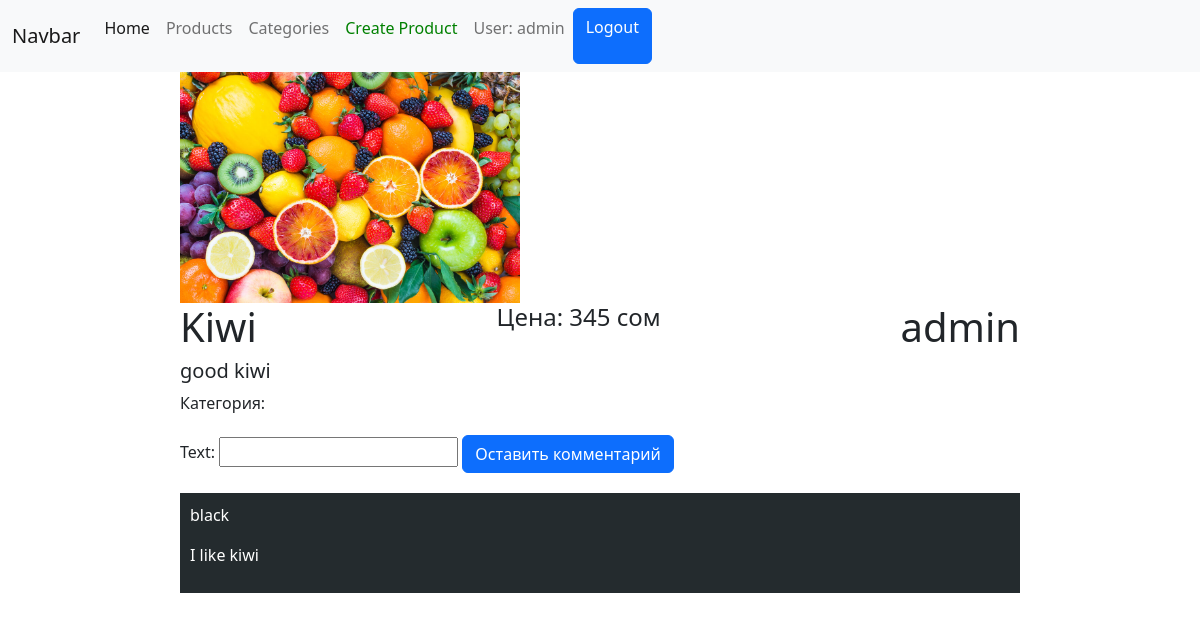
/products/11/ (signed in), run on the app's committed database.
### products/models.py (models this page shows, shortened)
class Product(models.Model):
    author = models.ForeignKey(User, on_delete=models.CASCADE, null=True)
    image = models.ImageField()
    title = models.CharField(max_length=255)
    description = models.TextField()
    category = models.ForeignKey(Category, on_delete=models.CASCADE, null=True)
    price = models.IntegerField(default=0)

class Review(models.Model):
    author = models.ForeignKey(User, on_delete=models.CASCADE)
    text = models.TextField()
    product = models.ForeignKey(Product, on_delete=models.CASCADE)

### products/views.py (the view, shortened to what this page needs)
# urls.py: path('products/<int:id>/', DetailProductView.as_view()),
class DetailProductView(CreateView, DetailView):
    template_name = 'products/detail.html'
    form_class = ReviewCreateForm
    model = Product
    pk_url_kwarg = 'id'
    def get_context_data(self, *, object_list=None, **kwargs):
        return {
            'user': get_user_from_request(self.request),
            'form': kwargs['form'] if kwargs.get('form') else self.form_class,
            'product':self.get_object(),
            'reviews': kwargs['reviews'],
            'categories': kwargs['categories']
        }
    def get(self, request, *args, **kwargs):
        product = self.model.objects.get(id=kwargs['id'])
        reviews = Review.objects.filter(product_id=kwargs['id'])
        categories = product.category
        return render(request, self.template_name, context=self.get_context_data(
            product=product,
            reviews=reviews,
            categories=categories
        ))

### users/utils.py (called while the page is built)
def get_user_from_request(request):
    return request.user if not request.user.is_anonymous else None

### templates/products/detail.html (shortened to what this page needs)
{% extends 'layouts/main.html' %}
{% block content %}
    <div class="product">
        <div class="img">
            <img src="/media/{{ product.image }}/" alt="" width="340px">
        </div>
        <div class="info">
            <div style="display: flex; justify-content: space-between">
                <h1>{{ product.title }}</h1>
                <h4>Цена: {{ product.price }} сом</h4>
                <h1>{{ product.author.username }}</h1>
             </div>
            <h5>{{ product.description }}</h5>
            <div class="category">
                <p>Категория: {{ category.title }}</p>
            </div>
        </div>
    </div>
    <div class="create_review">
        <form action="/products/{{ product.id }}/" method="post">
            {{ form }}
            <input type="submit" class="btn btn-primary" value="Оставить комментарий">
        </form>
    </div>
    <div class="reviews">
        {% for review in reviews %}
            <div class="review">
                <p class="author">{{ review.author.username }}</p>
                <p class="text">{{ review.text }}</p>
            </div>
        {% endfor %}
    </div>
{% endblock %}

### templates/layouts/main.html (shortened to what this page needs)
<!doctype html>
<html lang="en">
<head>
    <link rel="stylesheet" href="https://cdn.jsdelivr.net/npm/bootstrap@5.2.2/dist/css/bootstrap.min.css"
>
</head>
<body>
<div class="header">
    <nav class="navbar navbar-expand-lg navbar-light bg-light">
        <div class="container-fluid">
            <a class="navbar-brand" href="#">Navbar</a>
            <div class="collapse navbar-collapse" id="navbarNavAltMarkup">
                <div class="navbar-nav">
                    <a class="nav-link active" aria-current="page" href="/">Home</a>
                    <a class="nav-link" href="/products">Products</a>
                    <a class="nav-link" href="/category">Categories</a>
                    {% if user %}
                        <a href="/products/create" class="nav-link" style="color: green;">Create Product</a>
                        <p class="nav-link">User: {{ user.username }}</p>
                        <a href="/users/logout/" class="btn btn-primary">Logout</a>
                    {% else %}
                        <a href="/users/login/" class="nav-link">Login</a>
                        <a href="/users/register/" class="nav-link">Register</a>
                    {% endif %}
                </div>
            </div>
        </div>
    </nav>
</div>
{% block content %}
{% endblock %}
</body>
</html>

### templates/products/detail.html (style rules this page uses)
.product { width: 70%; margin-left: 15%; }
.reviews { width: 70%; margin-left: 15%; }
.review { background: #242b2e; color: #fff; margin-bottom: 20px; padding: 10px; }
.create_review { width: 70%; margin-left: 15%; margin-top: 20px; margin-bottom: 20px; }

### data on the page
Product: image (picture), title "Kiwi", price "345", author.username "admin", description "good kiwi"
Review: author.username "black", text "I like kiwi"

### other printed values
{{ user.username }} "admin"
